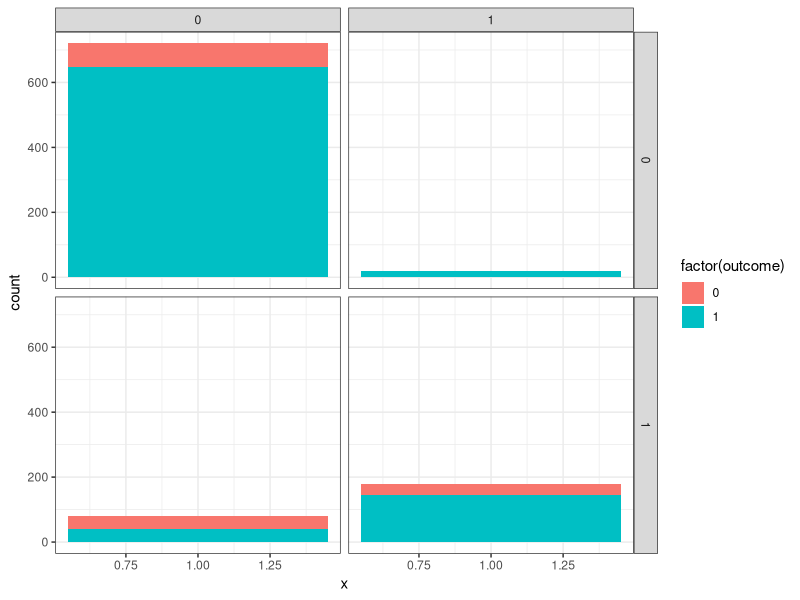
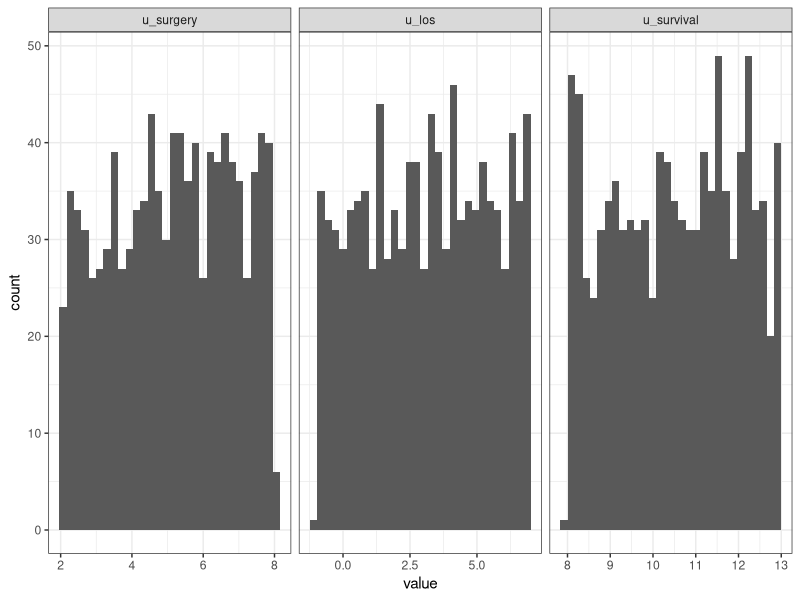
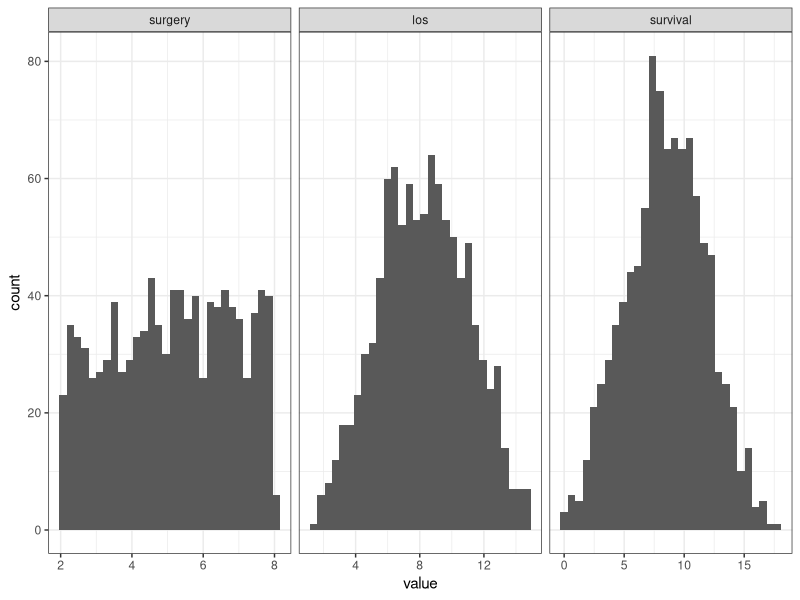

These figures' R source, in order:
## ---- chunk 1
#| label: setup
#| echo: false
#| execute: true

suppressMessages({
  library(purrr)
  library(data.table)
  library(ggplot2); theme_set(theme_bw())
  library(knitr)
})
## ---- chunk 2
#| label: simdeliveries

# t=0: home, t=1: hospital
# z=0: low risk, z=1: high risk
# y=1: good outcome
dnames = list(location=c('home', 'hospital'), risk=c('low', 'high'))
pos_tz <- matrix(c(
  c(0.9,  0.5), # y|t=0,z=0,1
  c(0.95, 0.8)  # y|t=1,z=0,1
), nrow=2, byrow=T,
dimnames=dnames)

ps_tz <- matrix(c(
  c(0.72, 0.08), # p(t=0,z=0,1)
  c(0.02, 0.18)  # p(t=1,z=0,1)
), nrow=2, byrow=T, dimnames=dnames)

# p(t,z) under do(t)
ps_do0 <- matrix(c( 
  c(0.8, 0.2), 
  c(0.0, 0.0)  
), nrow=2, byrow=T)

ps_do1 <- matrix(c( 
  c(0.0, 0.0), 
  c(0.8, 0.2) 
), nrow=2, byrow=T)


eys  <- rowSums(pos_tz * ps_tz) / rowSums(ps_tz) # E y|t
dots <- c(sum(pos_tz * ps_do0), sum(pos_tz*ps_do1))

n = 1000

ts  <- vector(mode="logical", length=0)
zs  <- vector(mode="logical", length=0)
py0s <- vector(mode="numeric", length=0)
py1s <- vector(mode="numeric", length=0)
ys  <- vector(mode="logical", length=0)

ntots <- n * ps_tz

for (t in c(0,1)) {
  for (z in c(0,1)) {
    ntz <- n *ps_tz[t+1,z+1]
    ts  <- c(ts, rep(t, ntz))
    zs  <- c(zs, rep(z, ntz))
    py <- pos_tz[t+1,z+1]
    y <- c(rep(0,
               round(ntz * (1-py))), # <- round should not be needed here but found a bug
           rep(1,
               round(ntz*py))) 
    ys <- c(ys, y)
    py0s <- c(py0s, rep(pos_tz[1, z+1], ntz))
    py1s <- c(py1s, rep(pos_tz[2, z+1], ntz))
  }
}
# ys <- ifelse(ts, y1s, y0s)
df <- data.table(
  location=ts,
  risk=zs,
  outcome=ys,
  py0=py0s,
  py1=py1s)

# head(df)

# kable(eys, col.names="tips")
#pander::pander(ftable(eys))

# pander::pander(ftable(pos_tz), emphasize.strong.rows=c(1), emphasize.strong.cols=c(1))

ntots <- n * ps_tz
nys <- ntots * pos_tz

strs <- paste0(nys, " / ", ntots, " = ", 100*pos_tz, "%")
str_mat <- matrix(strs, ncol=2, dimnames=dnames)
# kable(t(str_mat))
# pander::pander(ftable(t(str_mat)), emphasize.strong.rows=c(1), emphasize.strong.cols=c(1))

ntotsm <- rowSums(ntots)
nysm <- rowSums(nys)
strsm <- paste0(nysm, " / ", ntotsm, " = ", 100*eys, "%")

tab_tots <- rbind(ntots, ntotsm)


# tab <- df[, list(good=sum(outcome==1), bad=sum(outcome==0), frac_good=mean(outcome)), by=c("risk", "location")]


## ---- chunk 3
#| label: deliveryplot
#| output: fragment
#| include: false

df[, ni:=1.]

ggplot(df, aes(x=1, fill=factor(outcome))) +
  geom_bar(stat="count", position="stack") + 
  # geom_bar(aes(y=..count../sum(..count..))) + 
  facet_grid(risk~location)
## ---- chunk 4
#| label: scm1
#| execute: false
#| echo: true
#| code-line-numbers: "1-3|5-7|9-11|13-18|20"
#| output-location: fragment

f_surgery <- function(u_surgery) { # pa_surgery = {}
  u_surgery
}

f_los <- function(surgery, u_los) { # pa_los = {surgery}
  surgery + u_los
}

f_survival <- function(surgery, los, u_survival) { # pa_survival = {sugery, los}
  survival = los - 2 * surgery + u_survival
}

scm1 <- function(u_surgery, u_los, u_survival) {
  surgery  = f_surgery(u_surgery)
  los      = f_los(surgery, u_los)
  survival = f_survival(surgery, los, u_survival)
  c(surgery=surgery, los=los, survival=survival)
}
scm1(2, 1, 5)
## ---- chunk 5
#| label: submodel1
#| execute: false
#| echo: true
#| code-line-numbers: "1|3|8"
#| output-location: fragment

submodel7 <- function(u_surgery, u_los, u_survival) {
  surgery = f_surgery(u_surgery)
  los = 7
  survival = f_survival(surgery, los, u_survival)
  c(surgery=surgery, los=los, survival=survival)
}

submodel7(2, 1, 5)
## ---- chunk 6
#| label: pu
#| execute: false
#| echo: true
#| code-line-numbers: "1|2|3|4|7"
#| output-location: "fragment"
sample_u <- function() {
    u_surgery  = runif(1,  2,  8)
    u_los      = runif(1, -1,  7)
    u_survival = runif(1,  8, 13)
    c(u_surgery=u_surgery, u_los=u_los, u_survival=u_survival)
}
sample_u()
## ---- chunk 7
#| label: fig-u_samples
#| execute: true
#| echo: false
#| fig-align: "center"
#| fig-cap: "1000 random samples of U"
N = 1e3
us <- map(1:N, ~sample_u())
udf <- us |> map(~data.table(t(.x))) |> rbindlist()
udfm <- melt(udf, measure.vars=names(us[[1]]))
ggplot(udfm, aes(x=value)) + geom_histogram() + facet_grid(~variable, scales="free_x")
## ---- chunk 8
#| label: pcm1
#| echo: true
#| execute: true
#| output-location: "fragment"
#| code-line-numbers: "1|2|3|7"
sample_pcm <- function() {
  U <- sample_u()
  V <- scm1(U[['u_surgery']], U[['u_los']], U[['u_survival']])
  c(U, V)
}
  
sample_pcm()
## ---- chunk 9
#| label: fig-pcm1-samples
#| echo: false
#| fig-cap: "Realisations of endogenous variables V over random samples of U in [@fig-u_samples]"
vs <- map(us, ~do.call(scm1, as.list(.x)))
vdf <- vs |> map(~data.table(t(.x))) |> rbindlist()
vdfm <- melt(vdf, measure.vars=names(vs[[1]]))
ggplot(vdfm, aes(x=value)) + geom_histogram() + facet_grid(~variable, scales="free_x")
## ---- chunk 10
#| label: scm1-dag
#| execute: false
#| echo: true
#| code-line-numbers: "|2"
scm1 <- function(u_surgery, u_los, u_survival) {
  surgery  = f_surgery(u_surgery)
  los      = f_los(surgery, u_los)
  survival = f_survival(surgery, los, u_survival)
  c(surgery=surgery, los=los, survival=survival)
}
## ---- chunk 11
#| label: scm1-dag2
#| execute: false
#| echo: true
#| code-line-numbers: "3"
scm1 <- function(u_surgery, u_los, u_survival) {
  surgery  = f_surgery(u_surgery)
  los      = f_los(surgery, u_los)
  survival = f_survival(surgery, los, u_survival)
  c(surgery=surgery, los=los, survival=survival)
}
## ---- chunk 12
#| label: scm1-dag3
#| execute: false
#| echo: true
#| code-line-numbers: "4"
scm1 <- function(u_surgery, u_los, u_survival) {
  surgery  = f_surgery(u_surgery)
  los      = f_los(surgery, u_los)
  survival = f_survival(surgery, los, u_survival)
  c(surgery=surgery, los=los, survival=survival)
}
## ---- chunk 13
#| label: submodel-dag
#| execute: false
#| echo: true
#| code-line-numbers: "1|3|8"
#| output-location: fragment

submodel7 <- function(u_surgery, u_los, u_survival) {
  surgery = f_surgery(u_surgery)
  los = 7
  survival = f_survival(surgery, los, u_survival)
  c(surgery=surgery, los=los, survival=survival)
}

submodel7(2, 1, 5)
